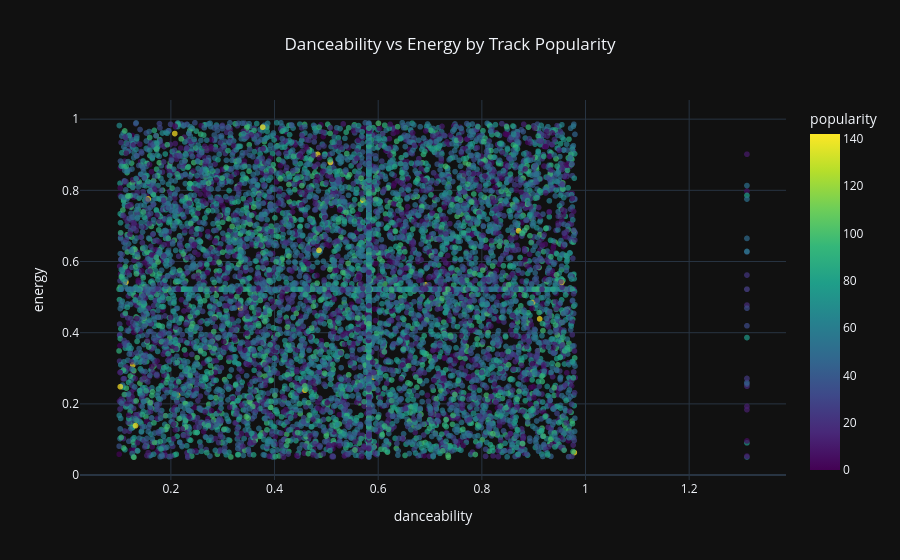

This figure's notebook cell:
### Markdown cell above
##### Chart 4 — Danceability vs Energy

### Code cell
fig4 = px.scatter(
    df,
    x='danceability',
    y='energy',
    color='popularity',
    hover_data=['track_name', 'artist_name', 'genre'],
    title='Danceability vs Energy by Track Popularity',
    color_continuous_scale='Viridis',
    template='plotly_dark',
    opacity=0.7
)
fig4.update_layout(title_x=0.5)

fig4.show()

### Figure 1 — Plotly figure (JSON) as saved in the notebook; plotly's stock layout.template omitted (floating-point values rounded to 4 significant figures; data arrays with more than 128 entries replaced by an {"elided": "..."} marker saying what was removed)
{"data": [{"customdata": {"elided": "10000x3 str values"}, "hovertemplate": "danceability=%{x}<br>energy=%{y}<br>track_name=%{customdata[0]}<br>artist_name=%{customdata[1]}<br>genre=%{customdata[2]}<br>popularity=%{marker.color}<extra></extra>", "legendgroup": "", "marker": {"color": {"elided": "10000 float values"}, "coloraxis": "coloraxis", "opacity": 0.7, "symbol": "circle"}, "mode": "markers", "name": "", "showlegend": false, "type": "scattergl", "x": {"elided": "10000 float values"}, "xaxis": "x", "y": {"elided": "10000 float values"}, "yaxis": "y"}], "layout": {"coloraxis": {"autocolorscale": false, "colorbar": {"title": {"text": "popularity"}}, "colorscale": [[0, "#440154"], [0.1111, "#482878"], [0.2222, "#3e4989"], [0.3333, "#31688e"], [0.4444, "#26828e"], [0.5556, "#1f9e89"], [0.6667, "#35b779"], [0.7778, "#6ece58"], [0.8889, "#b5de2b"], [1, "#fde725"]]}, "legend": {"tracegroupgap": 0}, "title": {"text": "Danceability vs Energy by Track Popularity", "x": 0.5}, "xaxis": {"anchor": "y", "domain": [0, 1], "title": {"text": "danceability"}}, "yaxis": {"anchor": "x", "domain": [0, 1], "title": {"text": "energy"}}}}
